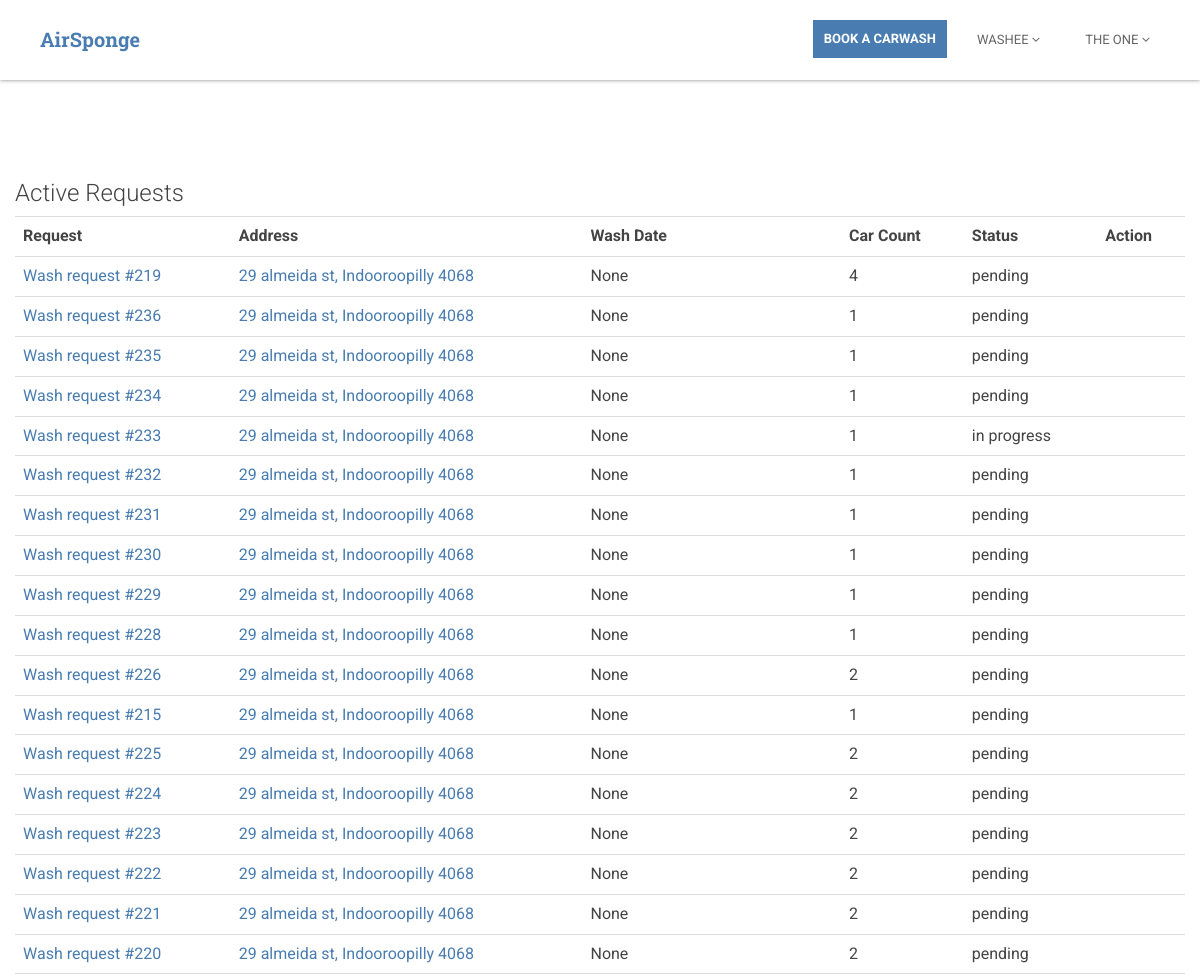
The app's page /accounts/dashboard/ (signed in, upper part), older data.
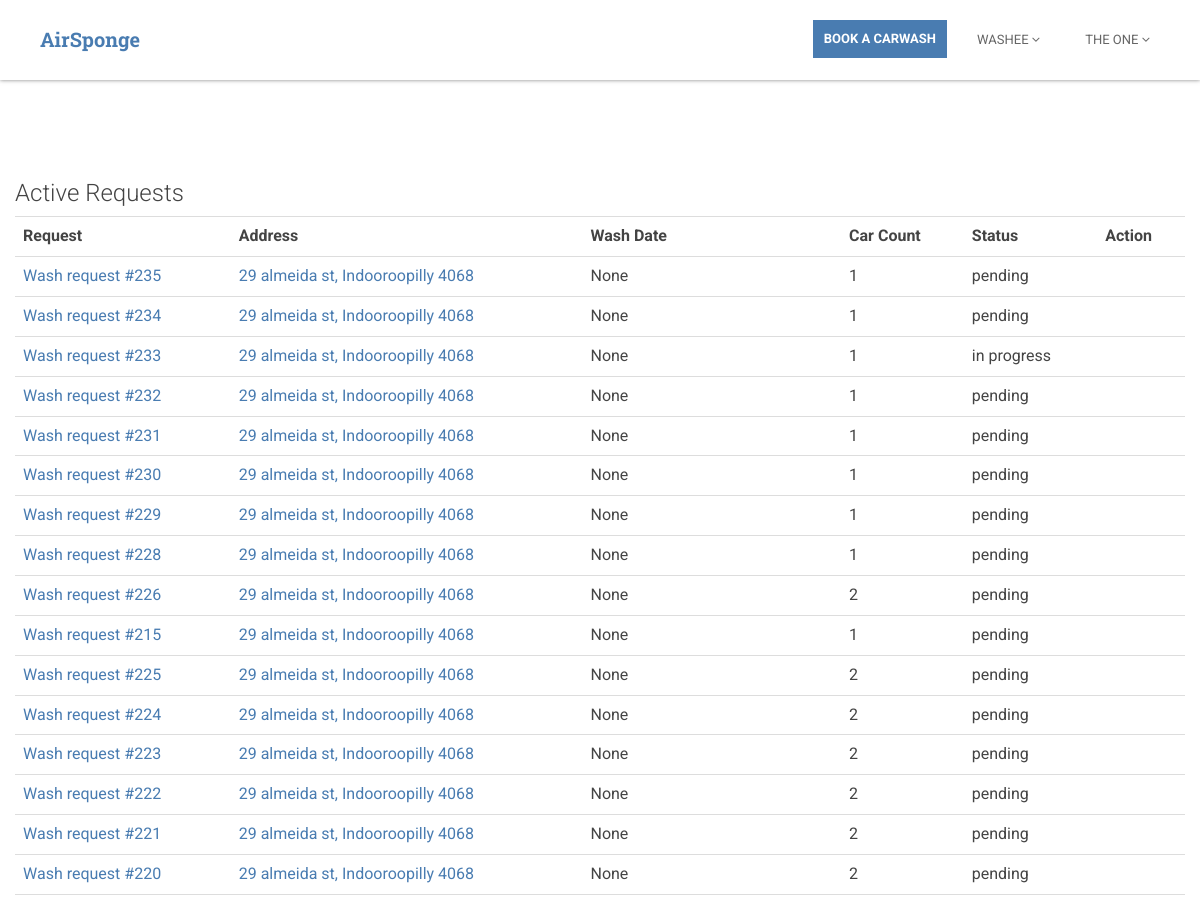
The same page, newer data.
### a/models.py (models this page shows, shortened)
class WashRequest(models.Model):
    washee = models.ForeignKey(BaseUser, on_delete=models.CASCADE, null=True, blank=True,
                               related_name='assigned_washee')
    address = models.ForeignKey(Address, null=True, blank=True)
    washer = models.ForeignKey(BaseUser, on_delete=models.CASCADE, null=True, blank=True,
                               related_name='assigned_washer')
    promocode = models.ForeignKey(Promocode, on_delete=models.CASCADE, null=True, blank=True)
    STATUS_CHOICES = [
        (1, 'Payment Pending'),
        (2, 'Arranging Washer'),
        (3, 'Wash in Progress'),
        (4, 'Completed'),
        (0, 'Cancelled'),
    ]
    status = models.IntegerField(choices=STATUS_CHOICES, default=1)
    active = models.BooleanField(default=True)
    request_date = models.DateTimeField(null=True, blank=True)
    wash_date = models.DateTimeField(null=True, blank=True)
    water_details = models.CharField(max_length=40, null=True, blank=True)
    electricity_details = models.CharField(max_length=40, null=True, blank=True)
    vacuum_details = models.CharField(max_length=40, null=True, blank=True)
    description = models.CharField(max_length=254, null=True, blank=True)
    discount = models.FloatField(default=0, blank=True)
    car_count = models.IntegerField(default=1, blank=True)
    total_price = models.FloatField(default=0, blank=True)

class Address(models.Model):
    baseUser = models.OneToOneField(BaseUser, null=True, blank=True)
    street_address = models.CharField(max_length=200, null=True, blank=True)
    suburb = models.CharField(max_length=40, null=True, blank=True)
    city = models.CharField(max_length=40, null=True, blank=True)
    postcode = models.CharField(max_length=10, blank=True, null=True)
    state = models.CharField(max_length=20, null=True, blank=True)
    country = models.CharField(max_length=40, null=True, blank=True)
    oneline_address = models.CharField(max_length=200, null=True, blank=True)
    formatted = models.CharField(max_length=200, null=True, blank=True)

### a/views.py (the view, shortened to what this page needs)
# urls.py: url(r'^accounts/dashboard/$', views.dashboard, name='dashboard'),
@login_required
def dashboard(request):
    context = {}
    if request.user.role == 'user':
        context['message'] = 'Book a request now or sign up to become an AirSponge washer'
    elif request.user.role == 'washee':
        context['active_requests'] = WashRequest.objects.filter(washee=request.user, active=True).order_by(
            'request_date').reverse()
        context['inactive_requests'] = WashRequest.objects.filter(washee=request.user, active=False).order_by(
            'request_date').reverse()
    return render(request, 'account/dashboard.html', context)

### a/templatetags/customtags.py (called while the page is built)
@register.filter(name='url_address')
def url_address(address):
    return address.replace(' ', '+')

### templates/account/dashboard.html (shortened to what this page needs)
{% extends 'base.html' %}
{% load i18n %}
{% block body-class %}
    class='dashboard-page'
{% endblock %}
{% block nav %}
    {% include 'nav.html' with none='-none' scrolled='scrolled' %}
{% endblock %}
{% block content %}
    <section class="dashboard-section custom-section section section-on-bg">
        <div class="container">
            {% if active_requests %}
                {% include 'account/dashboard-table.html' with r=active_requests status='active' string='Active Requests' %}
            {% endif %}
        </div>
    </section>
{% endblock %}

### templates/account/dashboard-table.html (shortened to what this page needs)
{% load customtags %}
<div class="row">
    <h3 class="inner-section-title">
        {{ string }} {% if status == 'inactive' %}(<a id="history-toggle-btn" href="#">show</a>){% endif %}
    </h3>
</div>
<div class="row {{ status }}-requests {% if status == 'inactive' %}animate-height{% endif %}" >
    <table id="{{ status }}-requests-table" class="table table-hover" >
        <tr>
            <th>Request</th>
            <th>Address</th>
            <th>Wash Date</th>
            <th>Car Count</th>
            <th>Status</th>
            {% if status != 'inactive' %}
                <th>Action</th>
            {% endif %}
        </tr>
        {% for request in r %}
            <tr>
                <td>
                    <a href="{% url 'a:carwash' %}?id={{ request.id }}">Wash request
                        #{{ request.id }}</a>
                </td>
                <td>
                    <a href="https://google.com.au/maps/place/{{ request.address.oneline_address|url_address }}">
                        {{ request.address.oneline_address }}
                    </a>
                </td>
                <td>{{ request.wash_date }}</td>
                <td>{{ request.car_count }}</td>
                <td>{{ request.get_status_display }}</td>
                {% if status == 'available' %}
                    <td>
                        <a href="#" type="button" class="btn btn-success no-border-radius">Accept</a>
                    </td>
                {% elif status == 'active' %}
                    <td>
                    </td>
                {% endif %}
            </tr>
        {% endfor %}
    </table>
</div>

Row changes from the older to the newer data that the page shows:
no longer on this page (row edited): WashRequest: id "219", address.oneline_address "29 almeida st, Indooroopilly 4068", wash_date "None", car_count "4", status "pending"
no longer on this page (row edited): WashRequest: id "236", address.oneline_address "29 almeida st, Indooroopilly 4068", wash_date "None", car_count "1", status "pending"
